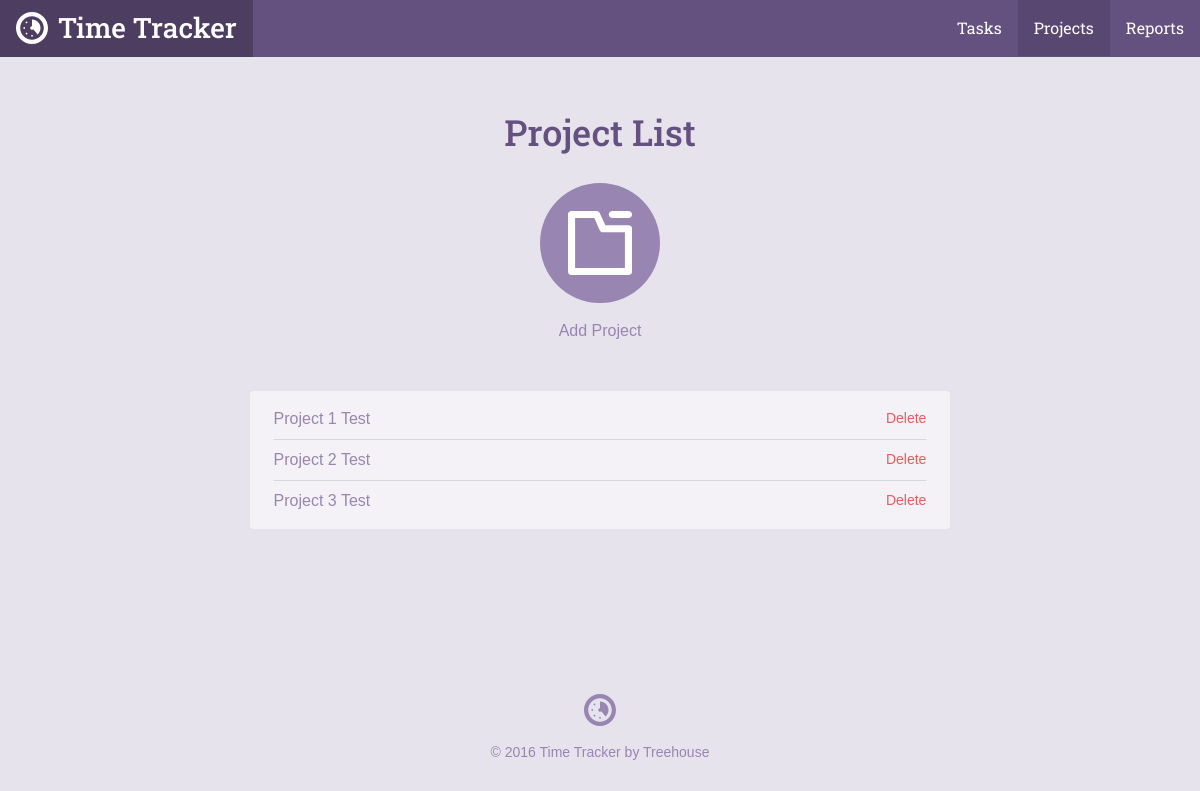
The page /project_list.php on the database as committed earlier.
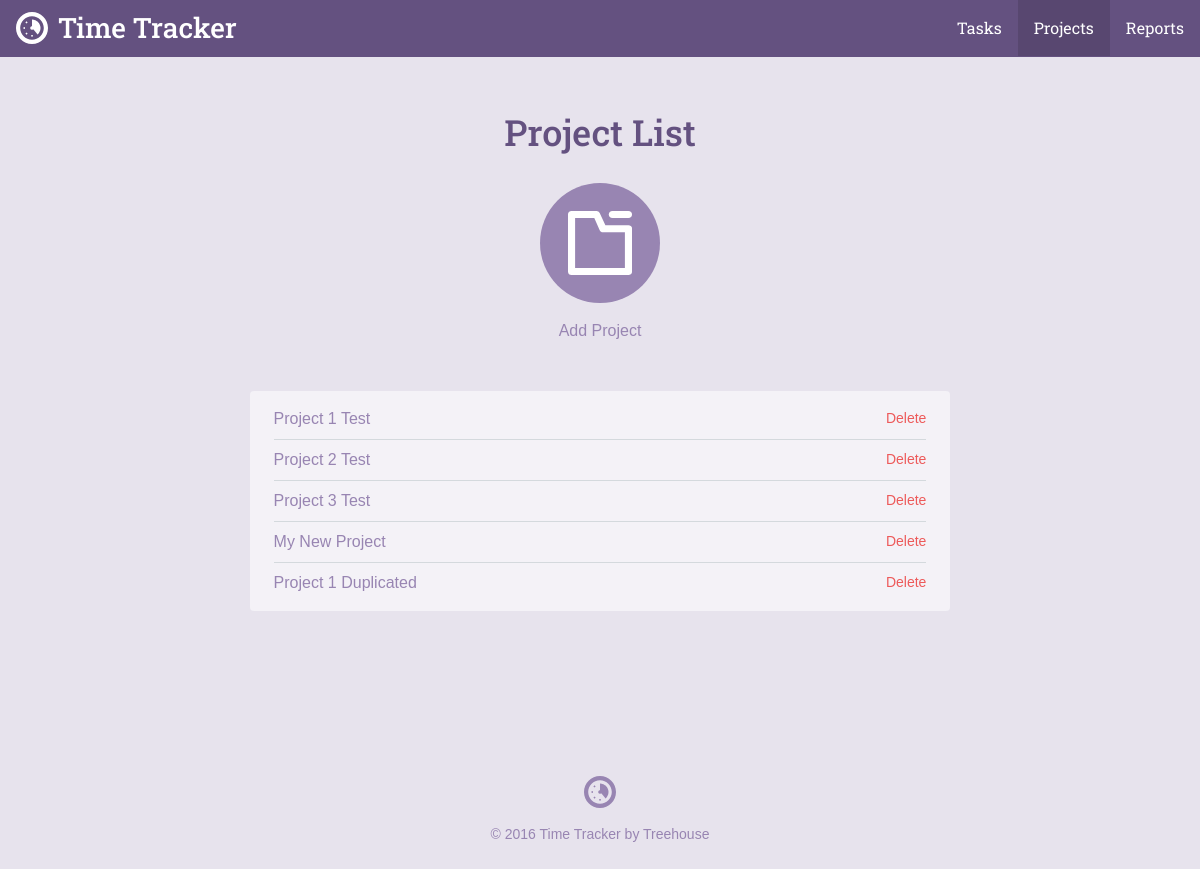
The same page on the database as committed later.
### tables this page shows
CREATE TABLE `projects` (
	`project_id`	INTEGER PRIMARY KEY AUTOINCREMENT,
	`title`	TEXT NOT NULL,
	`category`	TEXT NOT NULL
);

### inc/functions.php (called while the page is built, shortened)
<?php
function get_project_list() {
    include 'connection.php';
    try {
        return $db->query('SELECT project_id, title, category FROM projects');
    } catch (Exception $e) {
        echo "Error!: " . $e->getMessage() . "<br />";
        return array();
    }
}

### project_list.php (the view, shortened to what this page needs)
<?php
require 'inc/functions.php';
$page = "projects";
include 'inc/header.php';
?>
<div class="section catalog random">
    <div class="col-container page-container">
        <div class="col col-70-md col-60-lg col-center">
            <h1 class="actions-header">Project List</h1>
            <div class="actions-item">
                <a class="actions-link" href="project.php">
                <span class="actions-icon">
                  <svg viewbox="0 0 64 64"><use xlink:href="#project_icon"></use></svg>
                </span>
                Add Project
                </a>
            </div>
            <div class="form-container">
                <ul class="items">
                    <?php
                    foreach (get_project_list() as $item) {
                        echo "<li><a href='project.php?id=" . $item['project_id'] . "'>" . $item['title'] . "</a>";
                        echo "<form method='post' action='project_list.php' onsubmit=\"return confirm('Are you sure you want tot delete this project?');\">\n";
                        echo "<input type='submit' class='button--delete' value='Delete' />\n";
                        echo "</form>\n";
                        echo "</li>";
                    }
                    ?>
                </ul>
            </div>
        </div>
    </div>
</div>
<?php include("inc/footer.php"); ?>

### inc/header.php (shortened to what this page needs)
<html>
<head>
	<link rel="stylesheet" href="css/style.css" type="text/css">
</head>
<body>
	<header class="header">
    <div class="col-container">
  		<h1>
        <a class="logo" href="./">
          <svg viewbox="0 0 64 64" class="logo-icon"><use xlink:href="#logo_icon"></use></svg>
          <span class="logo-name">Time Tracker</span>
        </a>
      </h1>
  		<ul class="nav">
        <li class="nav-item tasks<?php if ($page == "tasks") { echo " on"; } ?>"><a class="nav-link" href="task_list.php">Tasks</a></li>
        <li class="nav-item projects<?php if ($page == "projects") { echo " on"; } ?>"><a class="nav-link" href="project_list.php">Projects</a></li>
        <li class="nav-item reports<?php if ($page == "reports") { echo " on"; } ?>"><a class="nav-link" href="reports.php">Reports</a></li>
      </ul>
    </div>
  </header>
	<div id="content">

Rows that differ between the two databases and show on the page:
added projects: title "My New Project"
added projects: title "Project 1 Duplicated"
